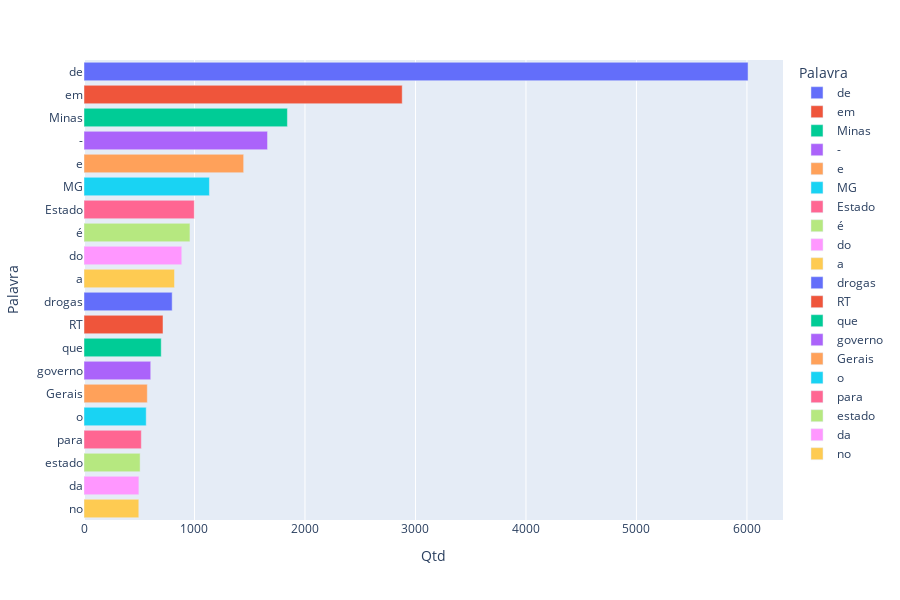

Notebook cell for this chart:
### Code cell
# Plot das Quantidades
Figura = px.bar(
    Tab_Quantidade,
    x='Qtd',
    y='Palavra',
    color='Palavra',
    orientation='h',
    width=900,
    height=600
)

Figura.show()

### Figure 1 — Plotly figure (JSON) as saved in the notebook; plotly's stock layout.template omitted (floating-point values rounded to 4 significant figures)
{"data": [{"alignmentgroup": "True", "hovertemplate": "Palavra=%{y}<br>Qtd=%{x}<extra></extra>", "legendgroup": "de", "marker": {"color": "#636efa", "pattern": {"shape": ""}}, "name": "de", "offsetgroup": "de", "orientation": "h", "showlegend": true, "textposition": "auto", "type": "bar", "x": [6010], "xaxis": "x", "y": ["de"], "yaxis": "y"}, {"alignmentgroup": "True", "hovertemplate": "Palavra=%{y}<br>Qtd=%{x}<extra></extra>", "legendgroup": "em", "marker": {"color": "#EF553B", "pattern": {"shape": ""}}, "name": "em", "offsetgroup": "em", "orientation": "h", "showlegend": true, "textposition": "auto", "type": "bar", "x": [2880], "xaxis": "x", "y": ["em"], "yaxis": "y"}, {"alignmentgroup": "True", "hovertemplate": "Palavra=%{y}<br>Qtd=%{x}<extra></extra>", "legendgroup": "Minas", "marker": {"color": "#00cc96", "pattern": {"shape": ""}}, "name": "Minas", "offsetgroup": "Minas", "orientation": "h", "showlegend": true, "textposition": "auto", "type": "bar", "x": [1841], "xaxis": "x", "y": ["Minas"], "yaxis": "y"}, {"alignmentgroup": "True", "hovertemplate": "Palavra=%{y}<br>Qtd=%{x}<extra></extra>", "legendgroup": "-", "marker": {"color": "#ab63fa", "pattern": {"shape": ""}}, "name": "-", "offsetgroup": "-", "orientation": "h", "showlegend": true, "textposition": "auto", "type": "bar", "x": [1661], "xaxis": "x", "y": ["-"], "yaxis": "y"}, {"alignmentgroup": "True", "hovertemplate": "Palavra=%{y}<br>Qtd=%{x}<extra></extra>", "legendgroup": "e", "marker": {"color": "#FFA15A", "pattern": {"shape": ""}}, "name": "e", "offsetgroup": "e", "orientation": "h", "showlegend": true, "textposition": "auto", "type": "bar", "x": [1445], "xaxis": "x", "y": ["e"], "yaxis": "y"}, {"alignmentgroup": "True", "hovertemplate": "Palavra=%{y}<br>Qtd=%{x}<extra></extra>", "legendgroup": "MG", "marker": {"color": "#19d3f3", "pattern": {"shape": ""}}, "name": "MG", "offsetgroup": "MG", "orientation": "h", "showlegend": true, "textposition": "auto", "type": "bar", "x": [1135], "xaxis": "x", "y": ["MG"], "yaxis": "y"}, {"alignmentgroup": "True", "hovertemplate": "Palavra=%{y}<br>Qtd=%{x}<extra></extra>", "legendgroup": "Estado", "marker": {"color": "#FF6692", "pattern": {"shape": ""}}, "name": "Estado", "offsetgroup": "Estado", "orientation": "h", "showlegend": true, "textposition": "auto", "type": "bar", "x": [998], "xaxis": "x", "y": ["Estado"], "yaxis": "y"}, {"alignmentgroup": "True", "hovertemplate": "Palavra=%{y}<br>Qtd=%{x}<extra></extra>", "legendgroup": "é", "marker": {"color": "#B6E880", "pattern": {"shape": ""}}, "name": "é", "offsetgroup": "é", "orientation": "h", "showlegend": true, "textposition": "auto", "type": "bar", "x": [959], "xaxis": "x", "y": ["é"], "yaxis": "y"}, {"alignmentgroup": "True", "hovertemplate": "Palavra=%{y}<br>Qtd=%{x}<extra></extra>", "legendgroup": "do", "marker": {"color": "#FF97FF", "pattern": {"shape": ""}}, "name": "do", "offsetgroup": "do", "orientation": "h", "showlegend": true, "textposition": "auto", "type": "bar", "x": [885], "xaxis": "x", "y": ["do"], "yaxis": "y"}, {"alignmentgroup": "True", "hovertemplate": "Palavra=%{y}<br>Qtd=%{x}<extra></extra>", "legendgroup": "a", "marker": {"color": "#FECB52", "pattern": {"shape": ""}}, "name": "a", "offsetgroup": "a", "orientation": "h", "showlegend": true, "textposition": "auto", "type": "bar", "x": [819], "xaxis": "x", "y": ["a"], "yaxis": "y"}, {"alignmentgroup": "True", "hovertemplate": "Palavra=%{y}<br>Qtd=%{x}<extra></extra>", "legendgroup": "drogas", "marker": {"color": "#636efa", "pattern": {"shape": ""}}, "name": "drogas", "offsetgroup": "drogas", "orientation": "h", "showlegend": true, "textposition": "auto", "type": "bar", "x": [798], "xaxis": "x", "y": ["drogas"], "yaxis": "y"}, {"alignmentgroup": "True", "hovertemplate": "Palavra=%{y}<br>Qtd=%{x}<extra></extra>", "legendgroup": "RT", "marker": {"color": "#EF553B", "pattern": {"shape": ""}}, "name": "RT", "offsetgroup": "RT", "orientation": "h", "showlegend": true, "textposition": "auto", "type": "bar", "x": [715], "xaxis": "x", "y": ["RT"], "yaxis": "y"}, {"alignmentgroup": "True", "hovertemplate": "Palavra=%{y}<br>Qtd=%{x}<extra></extra>", "legendgroup": "que", "marker": {"color": "#00cc96", "pattern": {"shape": ""}}, "name": "que", "offsetgroup": "que", "orientation": "h", "showlegend": true, "textposition": "auto", "type": "bar", "x": [699], "xaxis": "x", "y": ["que"], "yaxis": "y"}, {"alignmentgroup": "True", "hovertemplate": "Palavra=%{y}<br>Qtd=%{x}<extra></extra>", "legendgroup": "governo", "marker": {"color": "#ab63fa", "pattern": {"shape": ""}}, "name": "governo", "offsetgroup": "governo", "orientation": "h", "showlegend": true, "textposition": "auto", "type": "bar", "x": [604], "xaxis": "x", "y": ["governo"], "yaxis": "y"}, {"alignmentgroup": "True", "hovertemplate": "Palavra=%{y}<br>Qtd=%{x}<extra></extra>", "legendgroup": "Gerais", "marker": {"color": "#FFA15A", "pattern": {"shape": ""}}, "name": "Gerais", "offsetgroup": "Gerais", "orientation": "h", "showlegend": true, "textposition": "auto", "type": "bar", "x": [573], "xaxis": "x", "y": ["Gerais"], "yaxis": "y"}, {"alignmentgroup": "True", "hovertemplate": "Palavra=%{y}<br>Qtd=%{x}<extra></extra>", "legendgroup": "o", "marker": {"color": "#19d3f3", "pattern": {"shape": ""}}, "name": "o", "offsetgroup": "o", "orientation": "h", "showlegend": true, "textposition": "auto", "type": "bar", "x": [563], "xaxis": "x", "y": ["o"], "yaxis": "y"}, {"alignmentgroup": "True", "hovertemplate": "Palavra=%{y}<br>Qtd=%{x}<extra></extra>", "legendgroup": "para", "marker": {"color": "#FF6692", "pattern": {"shape": ""}}, "name": "para", "offsetgroup": "para", "orientation": "h", "showlegend": true, "textposition": "auto", "type": "bar", "x": [519], "xaxis": "x", "y": ["para"], "yaxis": "y"}, {"alignmentgroup": "True", "hovertemplate": "Palavra=%{y}<br>Qtd=%{x}<extra></extra>", "legendgroup": "estado", "marker": {"color": "#B6E880", "pattern": {"shape": ""}}, "name": "estado", "offsetgroup": "estado", "orientation": "h", "showlegend": true, "textposition": "auto", "type": "bar", "x": [508], "xaxis": "x", "y": ["estado"], "yaxis": "y"}, {"alignmentgroup": "True", "hovertemplate": "Palavra=%{y}<br>Qtd=%{x}<extra></extra>", "legendgroup": "da", "marker": {"color": "#FF97FF", "pattern": {"shape": ""}}, "name": "da", "offsetgroup": "da", "orientation": "h", "showlegend": true, "textposition": "auto", "type": "bar", "x": [497], "xaxis": "x", "y": ["da"], "yaxis": "y"}, {"alignmentgroup": "True", "hovertemplate": "Palavra=%{y}<br>Qtd=%{x}<extra></extra>", "legendgroup": "no", "marker": {"color": "#FECB52", "pattern": {"shape": ""}}, "name": "no", "offsetgroup": "no", "orientation": "h", "showlegend": true, "textposition": "auto", "type": "bar", "x": [496], "xaxis": "x", "y": ["no"], "yaxis": "y"}], "layout": {"barmode": "relative", "height": 600, "legend": {"title": {"text": "Palavra"}, "tracegroupgap": 0}, "margin": {"t": 60}, "width": 900, "xaxis": {"anchor": "y", "domain": [0, 1], "title": {"text": "Qtd"}}, "yaxis": {"anchor": "x", "categoryarray": ["no", "da", "estado", "para", "o", "Gerais", "governo", "que", "RT", "drogas", "a", "do", "é", "Estado", "MG", "e", "-", "Minas", "em", "de"], "categoryorder": "array", "domain": [0, 1], "title": {"text": "Palavra"}}}}
